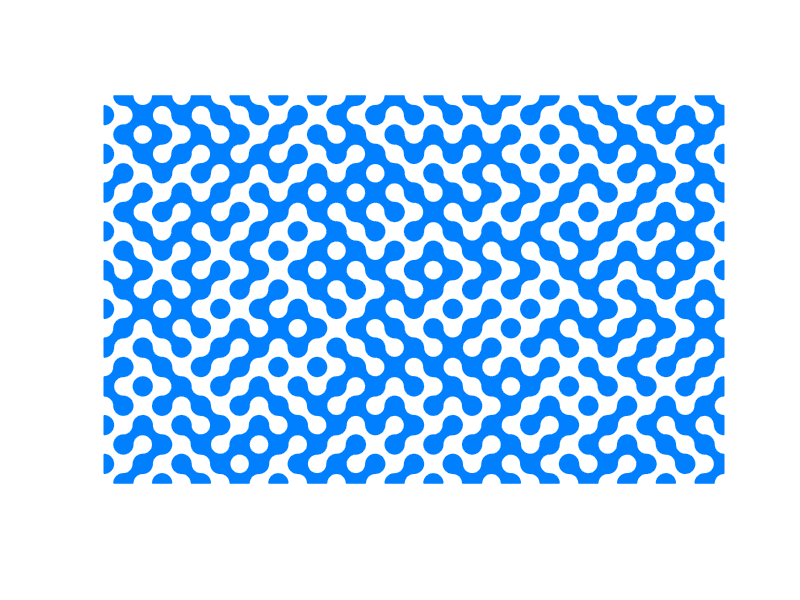

The MATLAB script that drew this image:
%truchet tiling
function truchettiling4

%cmap=hsv(total^2);

choice=1;
check_arr=repmat([1 0;0 1],16,10);
[row column]=size(check_arr);
for n=1:row
    for m=1:column
        
        choice=check_arr(n,m);
        r=rand;
        
        [x,y]=truchet(choice,r);
        patch(x+n,y+m,[0 0.5 1],'edgecolor',[0 0.5 1]);
        %patch(x+n,y+m,'k','facecolor',cmap(n*m,:),'edgecolor','none');
        
    end
end
axis equal off

function [x,y]=truchet(choice,ran)
noofpoints=15;
r=0.5;
if choice==0
    if ran>0.5
        t1=linspace(0,pi/2,noofpoints)';
        t2=linspace(pi,3*pi/2,noofpoints)';
        [x,y]=pol2cart([t1 t2],r);
        x=[x;0 0];
        y=[y;0 0];
        
        x(:,2)=x(:,2)+1;
        y(:,2)=y(:,2)+1;
    else
        t1=linspace(pi,pi/2,noofpoints);
        t2=linspace(2*pi,3*pi/2,noofpoints);
        [x1,y1]=pol2cart(t1,r);
        [x2,y2]=pol2cart(t2,r);
        
        x1=x1+1;
        y2=y2+1;
        x=[0 x1 1 x2];
        y=[0 y1 1 y2];
    end
elseif choice==1
    if ran>0.5
        t1=linspace(pi/2,pi,noofpoints)';
        t2=linspace(3*pi/2,2*pi,noofpoints)';
        [x,y]=pol2cart([t1 t2],r);
        x=[x;0 0];
        y=[y;0 0];
        
        x(:,1)=x(:,1)+1;
        y(:,2)=y(:,2)+1;
    else
        t1=linspace(pi/2,0,noofpoints);
        t2=linspace(3*pi/2,pi,noofpoints);
        [x1,y1]=pol2cart(t1,r);
        [x2,y2]=pol2cart(t2,r);
        
        x2=x2+1;
        y2=y2+1;
        x=[x1 1 x2 0];
        y=[y1 0 y2 1];
    end
end
